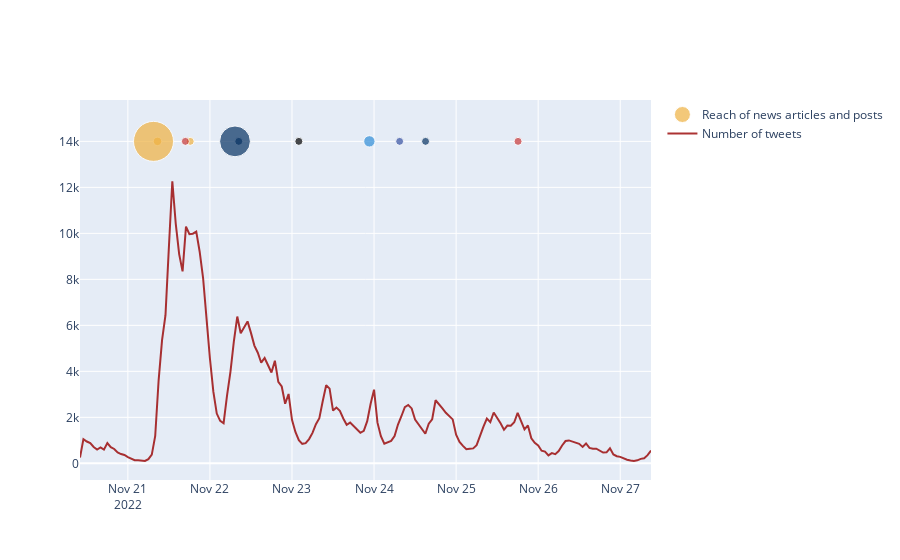

The notebook cell saved with this chart:
### Markdown cell above
Create a combined reach of news articles and number of tweets plot.

### Code cell
trace1 = go.Scatter(
    x = df_news_articles_stats["Date"], 
    y = df_news_articles_stats["y"],
    name = "Reach of news articles and posts",
    mode = 'markers',
    text = df_news_articles_stats["News agency"],
    marker = dict(
        color = df_news_articles_stats["Color"],
        size = df_news_articles_stats["Total number of engagements"],
        sizemode = 'area',
        sizeref = 2.*max(df_news_articles_stats["Total number of engagements"])/(40.**2),
        sizemin = 4
    ),
    hovertemplate = "Date posted: %{x}  <br>News agency: %{text} <br>Reach: %{marker.size} <extra></extra>"
)


trace2 = go.Scatter(
    x = df_number_of_tweets["Date"], 
    y = df_number_of_tweets["Number of tweets"],
    marker_color="rgba(152, 0, 0, .8)",
    name = "Number of tweets"
)

fig = go.Figure()
fig.add_trace(trace1)
fig.add_trace(trace2)
fig.update_layout(
    hoverlabel_align = 'right')
fig.update_layout(hovermode="x unified")
fig.show()

### Figure 1 — Plotly figure (JSON) as saved in the notebook; plotly's stock layout.template omitted (floating-point values rounded to 4 significant figures; data arrays with more than 128 entries replaced by an {"elided": "..."} marker saying what was removed)
{"data": [{"hovertemplate": "Date posted: %{x}  <br>News agency: %{text} <br>Reach: %{marker.size} <extra></extra>", "marker": {"color": ["rgb(239, 177, 65)", "rgb(47, 141, 216)", "rgb(7, 50, 99)", "rgb(7, 50, 99)", "rgb(199, 54, 54)", "rgb(239, 177, 65)", "rgb(0, 0, 0)", "rgb(239, 177, 65)", "rgb(53, 80, 161)", "rgb(199, 54, 54)", "rgb(7, 50, 99)"], "size": [6513, 203914, 1657, 16543, 27496, 113264, 2831, 2530000, 14961, 633, 1500000], "sizemin": 4, "sizemode": "area", "sizeref": 3162.0}, "mode": "markers", "name": "Reach of news articles and posts", "text": ["CBS", "Elon Musk's Twitter", "Fox News", "Fox News", "New York Post", "CBS Mornings Youtube Channel ", "Washington Post", "CBS Mornings", "Newsmax", "New York Post", "Fox News Fox and Friends"], "type": "scatter", "x": ["2022-11-21T18:14:00", "2022-11-23T22:38:00", "2022-11-22T08:26:00", "2022-11-24T15:04:00", "2022-11-21T16:49:00", "2022-11-21T08:39:59", "2022-11-23T02:00:00", "2022-11-21T07:30:00", "2022-11-24T07:29:00", "2022-11-25T18:07:00", "2022-11-22T07:20:00"], "y": [14000, 14000, 14000, 14000, 14000, 14000, 14000, 14000, 14000, 14000, 14000]}, {"marker": {"color": "rgba(152, 0, 0, .8)"}, "name": "Number of tweets", "type": "scatter", "x": {"elided": "168 str values"}, "y": {"elided": "168 int values"}}], "layout": {"hoverlabel": {"align": "right"}, "hovermode": "x unified"}}
